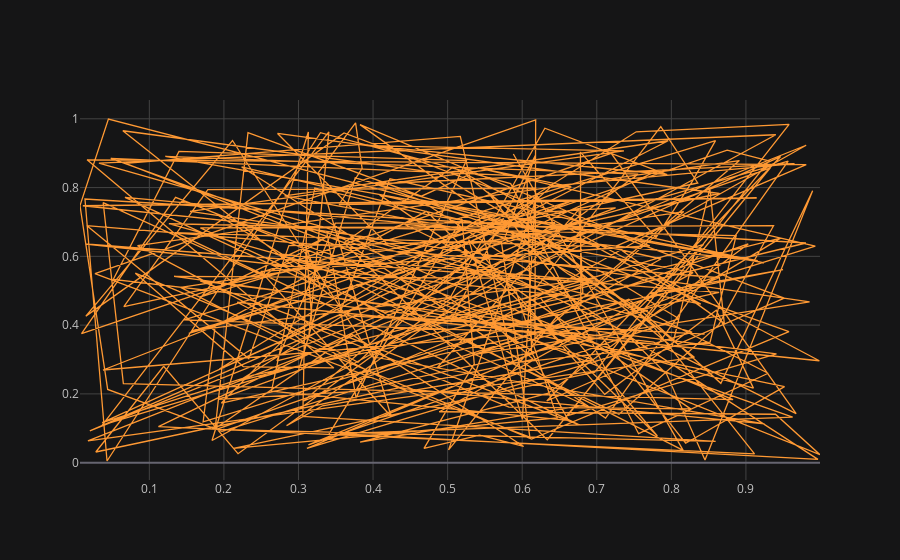

The notebook cell saved with this chart:
### Code cell
df.iplot(x="a", y="b")

### Figure 1 — Plotly figure (JSON) as saved in the notebook; plotly's stock layout.template omitted (floating-point values rounded to 4 significant figures; data arrays with more than 128 entries replaced by an {"elided": "..."} marker saying what was removed)
{"data": [{"line": {"color": "rgba(255, 153, 51, 1.0)", "dash": "solid", "shape": "linear", "width": 1.3}, "mode": "lines", "name": "b", "text": "", "type": "scatter", "x": {"elided": "300 float values"}, "y": {"elided": "300 float values"}}], "layout": {"legend": {"bgcolor": "#151516", "font": {"color": "#D9D9D9"}}, "paper_bgcolor": "#151516", "plot_bgcolor": "#151516", "title": {"font": {"color": "#D9D9D9"}}, "xaxis": {"gridcolor": "#434343", "showgrid": true, "tickfont": {"color": "#C2C2C2"}, "title": {"font": {"color": "#D9D9D9"}, "text": ""}, "zerolinecolor": "#666570"}, "yaxis": {"gridcolor": "#434343", "showgrid": true, "tickfont": {"color": "#C2C2C2"}, "title": {"font": {"color": "#D9D9D9"}, "text": ""}, "zerolinecolor": "#666570"}}}
